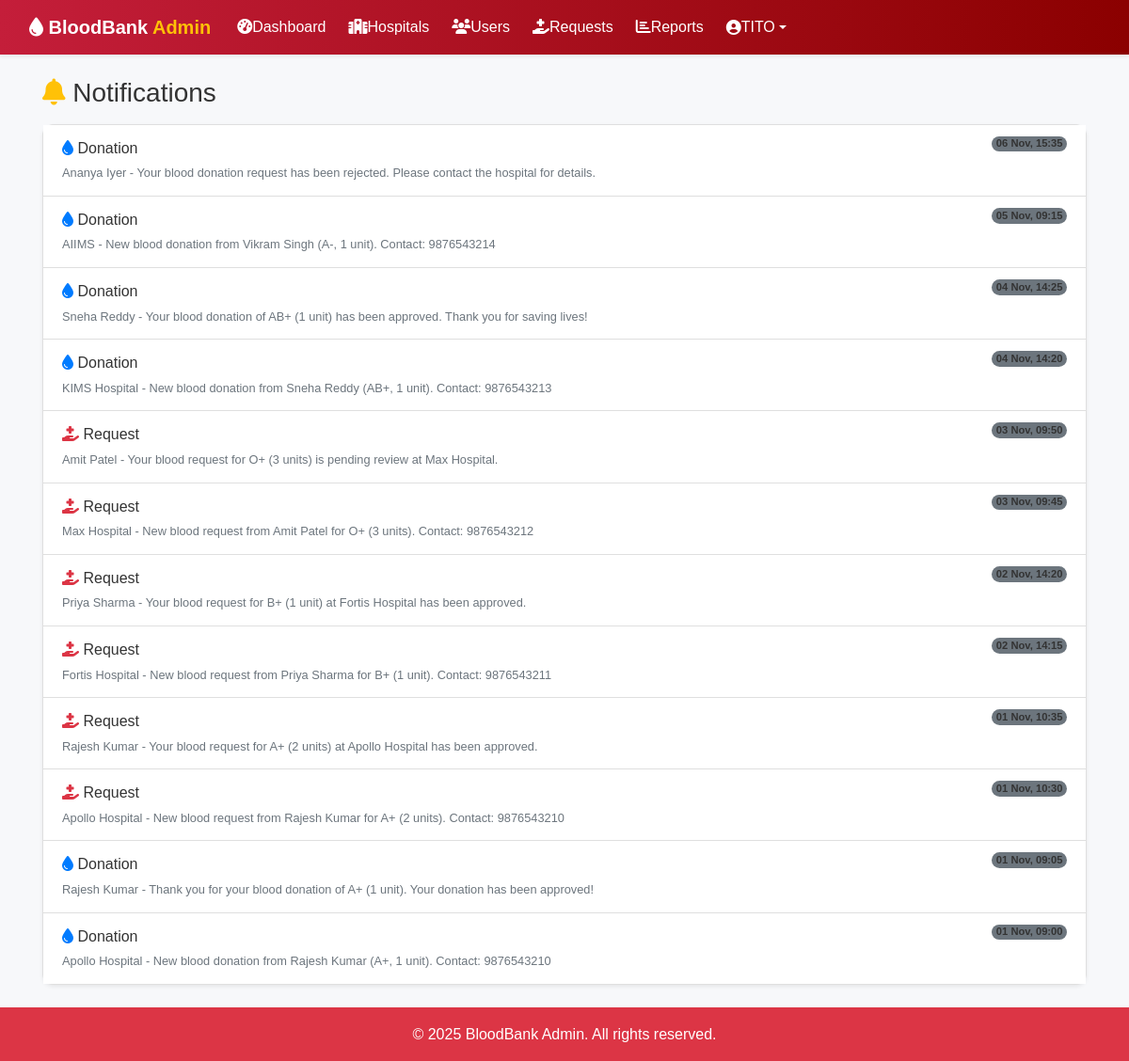
Page /admin/notifications.php (signed in) on the committed database.
### tables this page shows
CREATE TABLE `notifications` (
  `id` int(11) NOT NULL AUTO_INCREMENT,
  `user_id` int(11) DEFAULT NULL,
  `message` varchar(255) NOT NULL,
  `type` enum('user','hospital','donation','request','system') DEFAULT 'system',
  `status` enum('unread','read') DEFAULT 'unread',
  `created_at` timestamp NOT NULL DEFAULT current_timestamp(),
  PRIMARY KEY (`id`),
  KEY `user_id` (`user_id`),
  KEY `idx_status` (`status`),
  KEY `idx_type` (`type`),
  CONSTRAINT `notifications_ibfk_1` FOREIGN KEY (`user_id`) REFERENCES `users` (`user_id`) ON DELETE SET NULL
);

CREATE TABLE `users` (
  `user_id` int(11) NOT NULL AUTO_INCREMENT,
  `name` varchar(100) NOT NULL,
  `email` varchar(100) NOT NULL,
  `location` varchar(255) DEFAULT NULL,
  `password` varchar(255) NOT NULL,
  `role` enum('admin','hospital','user') NOT NULL,
  `hospital_id` int(11) DEFAULT NULL,
  `phone` varchar(15) DEFAULT NULL,
  `blood_group` varchar(3) DEFAULT NULL,
  `created_at` timestamp NOT NULL DEFAULT current_timestamp(),
  `status` enum('pending','approved','rejected') NOT NULL DEFAULT 'pending',
  `district` varchar(100) DEFAULT NULL,
  `blood_type` varchar(10) DEFAULT NULL,
  `latitude` decimal(10,8) DEFAULT NULL,
  `longitude` decimal(11,8) DEFAULT NULL,
  `dob` date DEFAULT NULL,
  `gender` varchar(10) DEFAULT NULL,
  `emergency_contact` varchar(15) DEFAULT NULL,
  `notes` text DEFAULT NULL,
  PRIMARY KEY (`user_id`),
  UNIQUE KEY `email` (`email`)
);

### admin/notifications.php (the view, shortened to what this page needs)
<?php
include "../includes/db.php";
$conn->query("UPDATE notifications SET status='read' WHERE status='unread'");
$notifications = $conn->query("
    SELECT n.id, n.message, n.type, n.status, n.created_at, u.name AS sender
    FROM notifications n
    LEFT JOIN users u ON n.user_id = u.user_id
    ORDER BY n.created_at DESC
");
?>
<!DOCTYPE html>
<html lang="en">
<head>
<?php include "head.php"; ?>
<link rel="stylesheet" href="../assets/css/bootstrap.min.css">
<link rel="stylesheet" href="../assets/css/admin.css">
<link rel="stylesheet" href="https://cdnjs.cloudflare.com/ajax/libs/font-awesome/6.5.0/css/all.min.css">
</head>
<body>
<?php include "header.php"; ?>
<div class="container mt-4">
    <h3><i class="fas fa-bell me-2 text-warning"></i> Notifications</h3>
    <div class="card shadow-sm mt-3">
        <div class="card-body p-0">
            <ul class="list-group list-group-flush">
                <?php if($notifications->num_rows > 0): ?>
                    <?php while($row = $notifications->fetch_assoc()): ?>
                        <li class="list-group-item d-flex justify-content-between align-items-start">
                            <div class="ms-2 me-auto">
                                <div class="fw-bold">
                                    <?php if($row['type'] == 'request'): ?>
                                        <i class="fas fa-hand-holding-medical text-danger me-2"></i>
                                    <?php elseif($row['type'] == 'donation'): ?>
                                        <i class="fas fa-tint text-primary me-2"></i>
                                    <?php elseif($row['type'] == 'user'): ?>
                                        <i class="fas fa-user-plus text-success me-2"></i>
                                    <?php else: ?>
                                        <i class="fas fa-info-circle text-secondary me-2"></i>
                                    <?php endif; ?>
                                    <?php echo ucfirst($row['type']); ?>
                                </div>
                                <small class="text-muted">
                                    <?php echo $row['sender'] ? htmlspecialchars($row['sender']).' - ' : ''; ?>
                                    <?php echo htmlspecialchars($row['message']); ?>
                                </small>
                            </div>
                            <span class="badge rounded-pill bg-secondary">
                                <?php echo date("d M, H:i", strtotime($row['created_at'])); ?>
                            </span>
                        </li>
                    <?php endwhile; ?>
                <?php else: ?>
                    <li class="list-group-item text-center text-muted py-4">
                        <i class="fas fa-check-circle me-2"></i>No new notifications
                    </li>
                <?php endif; ?>
            </ul>
        </div>
    </div>
</div>
<?php include "footer.php"; ?>
</body>
</html>

### assets/css/style.css (style rules this page uses)
body, html { height: 100%; margin: 0; font-family: 'Segoe UI', Tahoma, Geneva, Verdana, sans-serif; }
:root { --brand-red: #C41E3A; --brand-blue: #2C5F8B; --light-bg: #f9f9f9; --dark-text: #333; --radius-lg: 12px; --shadow-soft: 0 4px 10px rgba(0,0,0,0.08); }
body { font-family: "Segoe UI", Roboto, sans-serif; color: var(--dark-text); background: var(--light-bg); line-height: 1.6; }

### admin/css/admin.css (style rules this page uses)
body { font-family: 'Poppins', sans-serif; background-color: #f7f8fa; }
.card { border-radius: 12px; box-shadow: 0 4px 15px rgba(0,0,0,0.08); transition: 0.3s; }

### admin/header.php (style rules this page uses)
.badge { font-size: 0.7rem; }

### rows in the picture
notifications: type "Donation", user.name "Ananya Iyer", message "Your blood donation request has been rejected. Please contact the hospital for details.", created_at "06 Nov, 15:35"
notifications: type "Donation", user.name "AIIMS", message "New blood donation from Vikram Singh (A-, 1 unit). Contact: 9876543214", created_at "05 Nov, 09:15"
notifications: type "Donation", user.name "Sneha Reddy", message "Your blood donation of AB+ (1 unit) has been approved. Thank you for saving lives!", created_at "04 Nov, 14:25"
notifications: type "Donation", user.name "KIMS Hospital", message "New blood donation from Sneha Reddy (AB+, 1 unit). Contact: 9876543213", created_at "04 Nov, 14:20"
notifications: type "Request", user.name "Amit Patel", message "Your blood request for O+ (3 units) is pending review at Max Hospital.", created_at "03 Nov, 09:50"
notifications: type "Request", user.name "Max Hospital", message "New blood request from Amit Patel for O+ (3 units). Contact: 9876543212", created_at "03 Nov, 09:45"
notifications: type "Request", user.name "Priya Sharma", message "Your blood request for B+ (1 unit) at Fortis Hospital has been approved.", created_at "02 Nov, 14:20"
notifications: type "Request", user.name "Fortis Hospital", message "New blood request from Priya Sharma for B+ (1 unit). Contact: 9876543211", created_at "02 Nov, 14:15"
notifications: type "Request", user.name "Rajesh Kumar", message "Your blood request for A+ (2 units) at Apollo Hospital has been approved.", created_at "01 Nov, 10:35"
notifications: type "Request", user.name "Apollo Hospital", message "New blood request from Rajesh Kumar for A+ (2 units). Contact: 9876543210", created_at "01 Nov, 10:30"
notifications: type "Donation", user.name "Rajesh Kumar", message "Thank you for your blood donation of A+ (1 unit). Your donation has been approved!", created_at "01 Nov, 09:05"
notifications: type "Donation", user.name "Apollo Hospital", message "New blood donation from Rajesh Kumar (A+, 1 unit). Contact: 9876543210", created_at "01 Nov, 09:00"

### other values in the picture
$_SESSION['admin_name'] "TITO"
